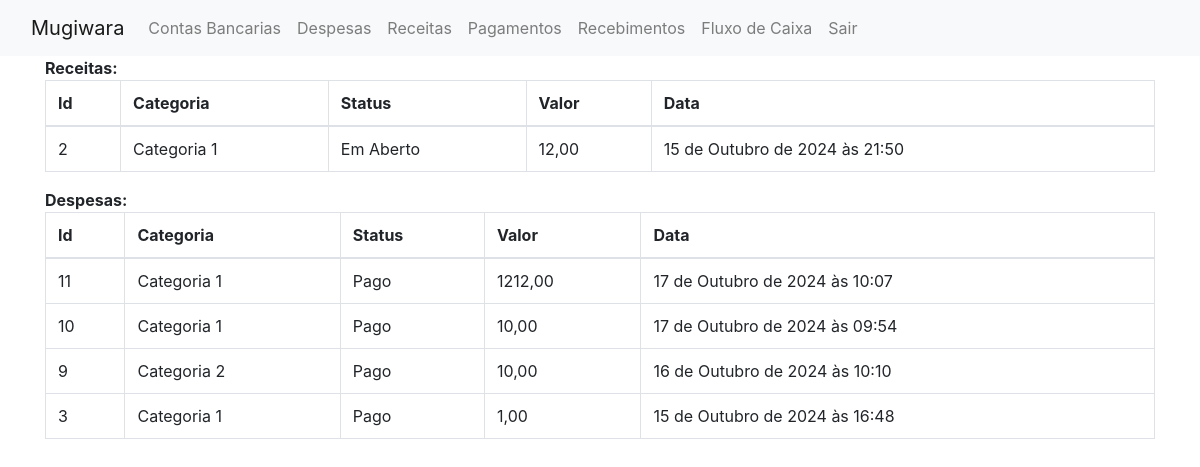
The app's page / (signed in), older data.
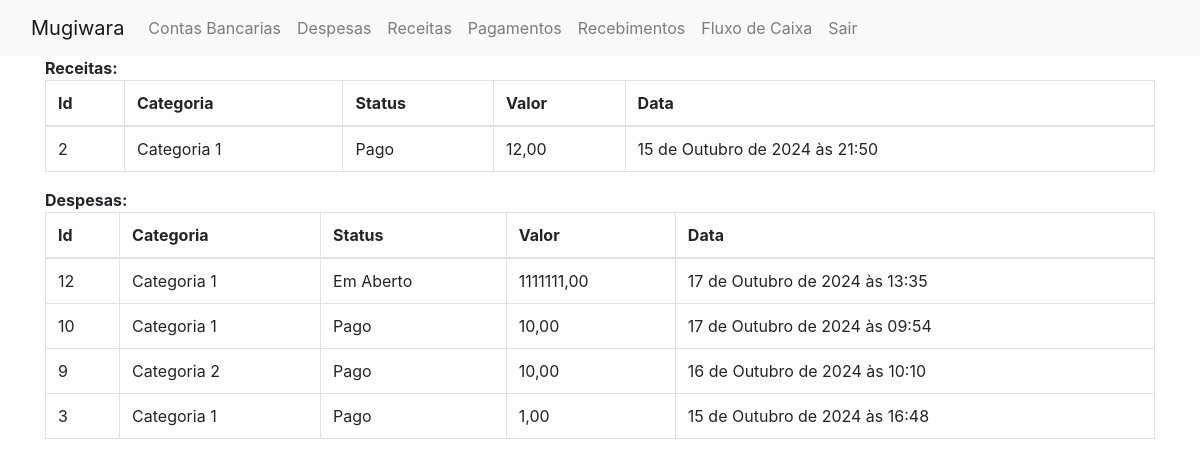
The same page, newer data.
### mugiwara/models/receita.py (models this page shows, shortened)
class receita(models.Model):
    class status_choices(models.IntegerChoices):
        ABERTO = 1, "Em Aberto"
        PAGO = 2, "Pago"
    class categoria_choices(models.IntegerChoices):
        C1 = 1, "Categoria 1"
        C2 = 2, "Categoria 2"
        C3 = 3, "Categoria 3"
        C4 = 4, "Categoria 4"
    descricao = models.TextField()
    data_vencimento = models.DateField(auto_now=False, auto_now_add=False)
    valor = models.DecimalField(decimal_places=2, max_digits=9)
    categoria = models.IntegerField(
        choices = categoria_choices,
        default = categoria_choices.C1
    )
    status = models.IntegerField(
        choices = status_choices,
        default = status_choices.ABERTO
    )
    created_at = models.DateTimeField(auto_now_add=True)
    class Meta:
        ordering = ['-created_at']

### mugiwara/models/despesa.py (models this page shows, shortened)
class despesa(models.Model):
    class status_choices(models.IntegerChoices):
        ABERTO = 1, "Em Aberto"
        PAGO = 2, "Pago"
    class categoria_choices(models.IntegerChoices):
        C1 = 1, "Categoria 1"
        C2 = 2, "Categoria 2"
        C3 = 3, "Categoria 3"
        C4 = 4, "Categoria 4"
    descricao = models.TextField()
    data_vencimento = models.DateField(auto_now=False, auto_now_add=False)
    valor = models.DecimalField(decimal_places=2, max_digits=9)
    categoria = models.IntegerField(
        choices = categoria_choices,
        default = categoria_choices.C1
    )
    status = models.IntegerField(
        choices = status_choices,
        default = status_choices.ABERTO
    )
    created_at = models.DateTimeField(auto_now_add=True, auto_created=True)
    class Meta:
        ordering = ['-created_at']

### mugiwara/views.py (the view)
# urls.py: path("", views.index, name="index"),
@login_required
def index(request):
    saldo_atual = conta_bancaria.objects.aggregate(saldo_atual=Sum('saldo_atual'))['saldo_atual']
    total_receita = receita.objects.aggregate(total_receita=Sum('valor'))['total_receita']
    total_despesa = despesa.objects.aggregate(total_despesa=Sum('valor'))['total_despesa']
    contas = conta_bancaria.objects.all()
    receitas = receita.objects.all()
    despesas = despesa.objects.all()
    context = {
        'saldo_atual': saldo_atual if saldo_atual else '0,00',
        'total_receita': total_receita if total_receita else '0,00',
        'total_despesa': total_despesa if total_despesa else '0,00',
        'receitas': receitas,
        'despesas': despesas,
        'contas': contas,
    }
    return render(request, "mugiwara/index.html", context)

### mugiwara/templates/mugiwara/index.html (shortened to what this page needs)
{% extends 'layout.html' %}
{% load crispy_forms_tags %}
{% block content %}
<div class='container'>
    <table class="table table-bordered">
        <strong>Receitas: </strong>
        <thead>
            <tr>
                <th scope="col">Id</th>
                <th scope="col">Categoria</th>
                <th scope="col">Status</th>
                <th scope="col">Valor</th>
                <th scope="col">Data</th>
            </tr>
        </thead>
        <tbody>
            {% for receita in receitas %}
                <tr>
                    <td>{{receita.id}}</td>
                    <td>{{receita.get_categoria_display}}</td>
                    <td>{{receita.get_status_display}}</td>
                    <td>{{receita.valor}}</td>
                    <td>{{receita.created_at}}</td>
                </tr>
            {% endfor %}
        </tbody>
    </table>
    <table class="table table-bordered">
        <strong>Despesas: </strong>
        <thead>
            <tr>
                <th scope="col">Id</th>
                <th scope="col">Categoria</th>
                <th scope="col">Status</th>
                <th scope="col">Valor</th>
                <th scope="col">Data</th>
            </tr>
        </thead>
        <tbody>
        {% for despesa in despesas %}
        <tr>
            <td>{{despesa.id}}</td>
            <td>{{despesa.get_categoria_display}}</td>
            <td>{{despesa.get_status_display}}</td>
            <td>{{despesa.valor}}</td>
            <td>{{despesa.created_at}}</td>
        </tr>
        {% endfor %}
        </tbody>
    </table>
</div>
{% endblock %}

Row changes from the older to the newer data that the page shows:
removed despesa: id "11", categoria "Categoria 1", status "Pago", valor "1212,00", created_at "17 de Outubro de 2024 às 10:07"
changed receita "Categoria 1": status "Em Aberto" → "Pago"
added despesa: id "12", categoria "Categoria 1", status "Em Aberto", valor "1111111,00", created_at "17 de Outubro de 2024 às 13:35"
